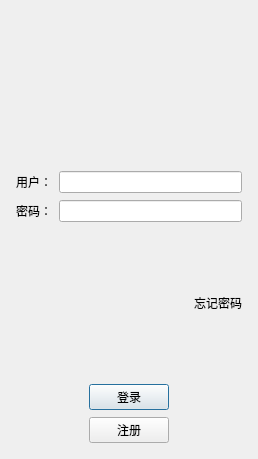
<?xml version="1.0" encoding="UTF-8"?>
<ui version="4.0">
 <class>LoginDialog</class>
 <widget class="QDialog" name="LoginDialog">
  <property name="geometry">
   <rect>
    <x>0</x>
    <y>0</y>
    <width>258</width>
    <height>459</height>
   </rect>
  </property>
  <property name="windowTitle">
   <string>Dialog</string>
  </property>
  <layout class="QVBoxLayout" name="verticalLayout_2">
   <item>
    <layout class="QVBoxLayout" name="verticalLayout">
     <property name="spacing">
      <number>7</number>
     </property>
     <property name="leftMargin">
      <number>5</number>
     </property>
     <property name="topMargin">
      <number>5</number>
     </property>
     <property name="rightMargin">
      <number>5</number>
     </property>
     <property name="bottomMargin">
      <number>5</number>
     </property>
     <item>
      <widget class="QWidget" name="widget" native="true">
       <layout class="QGridLayout" name="gridLayout">
        <item row="0" column="0">
         <widget class="QLabel" name="label">
          <property name="text">
           <string/>
          </property>
          <property name="pixmap">
           <pixmap resource="rc.qrc">:/rec/lianjie.png</pixmap>
          </property>
          <property name="scaledContents">
           <bool>false</bool>
          </property>
          <property name="alignment">
           <set>Qt::AlignmentFlag::AlignCenter</set>
          </property>
         </widget>
        </item>
       </layout>
      </widget>
     </item>
     <item>
      <layout class="QHBoxLayout" name="horizontalLayout">
       <item>
        <widget class="QLabel" name="use_label">
         <property name="text">
          <string>用户：</string>
         </property>
        </widget>
       </item>
       <item>
        <widget class="QLineEdit" name="use_edit"/>
       </item>
      </layout>
     </item>
     <item>
      <layout class="QHBoxLayout" name="horizontalLayout_2">
       <item>
        <widget class="QLabel" name="password_label">
         <property name="text">
          <string>密码：</string>
         </property>
        </widget>
       </item>
       <item>
        <widget class="QLineEdit" name="password_edit"/>
       </item>
      </layout>
     </item>
     <item>
      <layout class="QHBoxLayout" name="horizontalLayout_3">
       <item>
        <spacer name="horizontalSpacer">
         <property name="orientation">
          <enum>Qt::Orientation::Horizontal</enum>
         </property>
         <property name="sizeHint" stdset="0">
          <size>
           <width>40</width>
           <height>20</height>
          </size>
         </property>
        </spacer>
       </item>
       <item>
        <widget class="QLabel" name="label_3">
         <property name="text">
          <string>忘记密码</string>
         </property>
        </widget>
       </item>
      </layout>
     </item>
     <item>
      <layout class="QHBoxLayout" name="horizontalLayout_4">
       <item>
        <spacer name="horizontalSpacer_2">
         <property name="orientation">
          <enum>Qt::Orientation::Horizontal</enum>
         </property>
         <property name="sizeHint" stdset="0">
          <size>
           <width>40</width>
           <height>20</height>
          </size>
         </property>
        </spacer>
       </item>
       <item>
        <widget class="QPushButton" name="login_btn">
         <property name="text">
          <string>登录</string>
         </property>
        </widget>
       </item>
       <item>
        <spacer name="horizontalSpacer_3">
         <property name="orientation">
          <enum>Qt::Orientation::Horizontal</enum>
         </property>
         <property name="sizeHint" stdset="0">
          <size>
           <width>40</width>
           <height>20</height>
          </size>
         </property>
        </spacer>
       </item>
      </layout>
     </item>
     <item>
      <layout class="QHBoxLayout" name="horizontalLayout_5">
       <item>
        <spacer name="horizontalSpacer_4">
         <property name="orientation">
          <enum>Qt::Orientation::Horizontal</enum>
         </property>
         <property name="sizeHint" stdset="0">
          <size>
           <width>40</width>
           <height>20</height>
          </size>
         </property>
        </spacer>
       </item>
       <item>
        <widget class="QPushButton" name="reg_btn">
         <property name="text">
          <string>注册</string>
         </property>
        </widget>
       </item>
       <item>
        <spacer name="horizontalSpacer_5">
         <property name="orientation">
          <enum>Qt::Orientation::Horizontal</enum>
         </property>
         <property name="sizeHint" stdset="0">
          <size>
           <width>40</width>
           <height>20</height>
          </size>
         </property>
        </spacer>
       </item>
      </layout>
     </item>
    </layout>
   </item>
  </layout>
 </widget>
 <resources>
  <include location="rc.qrc"/>
 </resources>
 <connections/>
</ui>
